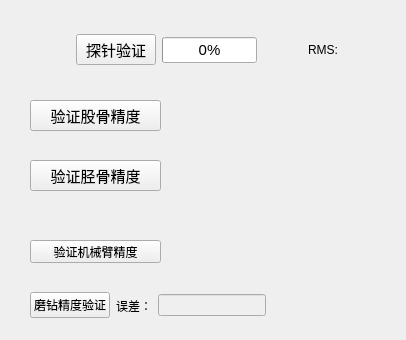
     <widget class="QWidget" name="tab_5">
      <attribute name="title">
       <string>精度验证</string>
      </attribute>
      <widget class="QPushButton" name="VerifyFemurAccuracyBtn">
       <property name="geometry">
        <rect>
         <x>30</x>
         <y>100</y>
         <width>131</width>
         <height>31</height>
        </rect>
       </property>
       <property name="sizePolicy">
        <sizepolicy hsizetype="Preferred" vsizetype="Preferred">
         <horstretch>0</horstretch>
         <verstretch>0</verstretch>
        </sizepolicy>
       </property>
       <property name="font">
        <font>
         <pointsize>11</pointsize>
        </font>
       </property>
       <property name="text">
        <string>验证股骨精度</string>
       </property>
      </widget>
      <widget class="QPushButton" name="VerifyTibiaAccuracyBtn">
       <property name="geometry">
        <rect>
         <x>30</x>
         <y>160</y>
         <width>131</width>
         <height>31</height>
        </rect>
       </property>
       <property name="sizePolicy">
        <sizepolicy hsizetype="Preferred" vsizetype="Preferred">
         <horstretch>0</horstretch>
         <verstretch>0</verstretch>
        </sizepolicy>
       </property>
       <property name="font">
        <font>
         <pointsize>11</pointsize>
        </font>
       </property>
       <property name="text">
        <string>验证胫骨精度</string>
       </property>
      </widget>
      <widget class="QPushButton" name="VerifyRobotRegistrationAccuracyBtn">
       <property name="geometry">
        <rect>
         <x>30</x>
         <y>240</y>
         <width>131</width>
         <height>23</height>
        </rect>
       </property>
       <property name="text">
        <string>验证机械臂精度</string>
       </property>
      </widget>
      <widget class="QWidget" name="horizontalLayoutWidget_8">
       <property name="geometry">
        <rect>
         <x>30</x>
         <y>10</y>
         <width>367</width>
         <height>80</height>
        </rect>
       </property>
       <layout class="QHBoxLayout" name="horizontalLayout_22">
        <item>
         <spacer name="horizontalSpacer_14">
          <property name="orientation">
           <enum>Qt::Horizontal</enum>
          </property>
          <property name="sizeHint" stdset="0">
           <size>
            <width>40</width>
            <height>20</height>
           </size>
          </property>
         </spacer>
        </item>
        <item>
         <widget class="QPushButton" name="VerifyProbeBtn">
          <property name="font">
           <font>
            <pointsize>11</pointsize>
           </font>
          </property>
          <property name="text">
           <string>探针验证</string>
          </property>
         </widget>
        </item>
        <item>
         <widget class="QProgressBar" name="ProbeProgressBar">
          <property name="font">
           <font>
            <pointsize>11</pointsize>
           </font>
          </property>
          <property name="value">
           <number>0</number>
          </property>
          <property name="alignment">
           <set>Qt::AlignCenter</set>
          </property>
         </widget>
        </item>
        <item>
         <spacer name="horizontalSpacer_15">
          <property name="orientation">
           <enum>Qt::Horizontal</enum>
          </property>
          <property name="sizeHint" stdset="0">
           <size>
            <width>40</width>
            <height>20</height>
           </size>
          </property>
         </spacer>
        </item>
        <item>
         <widget class="QLabel" name="label_26">
          <property name="text">
           <string>RMS:</string>
          </property>
         </widget>
        </item>
        <item>
         <widget class="QLabel" name="ProbeVerifyRMSLabel">
          <property name="text">
           <string/>
          </property>
         </widget>
        </item>
        <item>
         <spacer name="horizontalSpacer_16">
          <property name="orientation">
           <enum>Qt::Horizontal</enum>
          </property>
          <property name="sizeHint" stdset="0">
           <size>
            <width>40</width>
            <height>20</height>
           </size>
          </property>
         </spacer>
        </item>
       </layout>
      </widget>
      <widget class="QWidget" name="horizontalLayoutWidget_23">
       <property name="geometry">
        <rect>
         <x>30</x>
         <y>280</y>
         <width>236</width>
         <height>51</height>
        </rect>
       </property>
       <layout class="QHBoxLayout" name="horizontalLayout_34">
        <item>
         <widget class="QPushButton" name="DrillEndAccuracyVerifyBtn">
          <property name="text">
           <string>磨钻精度验证</string>
          </property>
         </widget>
        </item>
        <item>
         <widget class="QLabel" name="label_39">
          <property name="text">
           <string>误差：</string>
          </property>
         </widget>
        </item>
        <item>
         <widget class="QLineEdit" name="DrillEndAccuracyResultLineEdit">
          <property name="enabled">
           <bool>false</bool>
          </property>
         </widget>
        </item>
       </layout>
      </widget>
     </widget>
